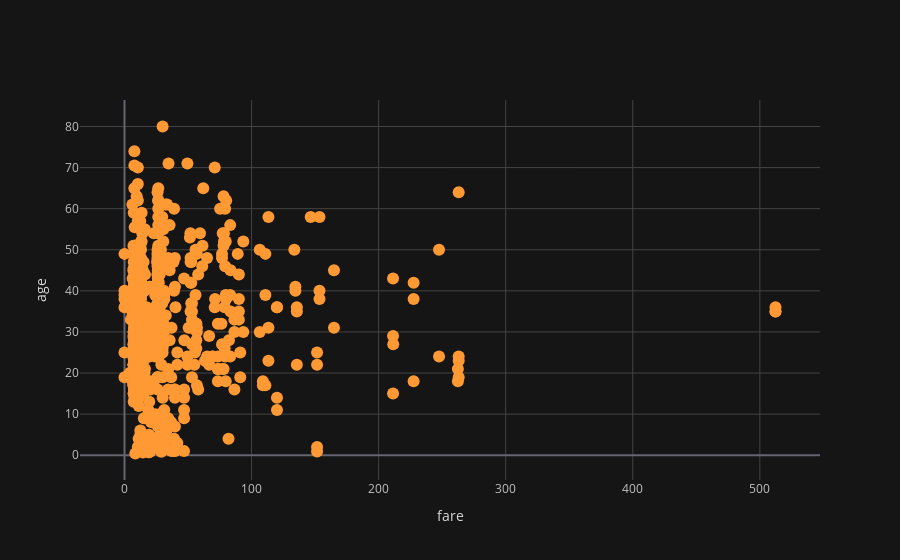

Notebook cell for this chart:
### Code cell
cf.set_config_file(theme='solar')
titanic.iplot(x='fare',y='age', mode='markers',xTitle='fare', yTitle='age',  )

### Figure 1 — Plotly figure (JSON) as saved in the notebook; plotly's stock layout.template omitted (floating-point values rounded to 4 significant figures; data arrays with more than 128 entries replaced by an {"elided": "..."} marker saying what was removed)
{"data": [{"line": {"color": "rgba(255, 153, 51, 1.0)", "dash": "solid", "shape": "linear", "width": 1.3}, "marker": {"size": 12, "symbol": "circle"}, "mode": "markers", "name": "age", "text": "", "type": "scatter", "x": {"elided": "891 float values"}, "y": {"elided": "891 mixed values"}}], "layout": {"legend": {"bgcolor": "#151516", "font": {"color": "#D9D9D9"}}, "paper_bgcolor": "#151516", "plot_bgcolor": "#151516", "title": {"font": {"color": "#D9D9D9"}}, "xaxis": {"gridcolor": "#434343", "showgrid": true, "tickfont": {"color": "#C2C2C2"}, "title": {"font": {"color": "#D9D9D9"}, "text": "fare"}, "zerolinecolor": "#666570"}, "yaxis": {"gridcolor": "#434343", "showgrid": true, "tickfont": {"color": "#C2C2C2"}, "title": {"font": {"color": "#D9D9D9"}, "text": "age"}, "zerolinecolor": "#666570"}}}
